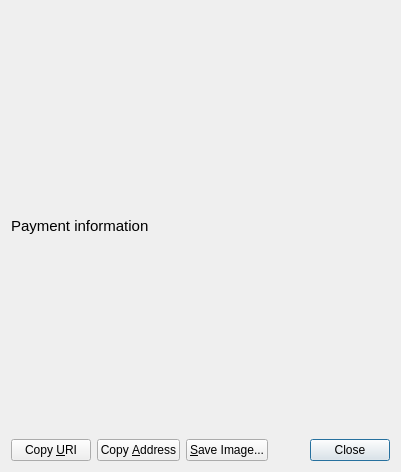
<?xml version="1.0" encoding="UTF-8"?>
<ui version="4.0">
 <class>ReceiveRequestDialog</class>
 <widget class="QDialog" name="ReceiveRequestDialog">
  <property name="geometry">
   <rect>
    <x>0</x>
    <y>0</y>
    <width>401</width>
    <height>472</height>
   </rect>
  </property>
  <layout class="QVBoxLayout" name="verticalLayout_3">
   <item>
    <widget class="QRImageWidget" name="lblQRCode">
     <property name="sizePolicy">
      <sizepolicy hsizetype="Expanding" vsizetype="Expanding">
       <horstretch>0</horstretch>
       <verstretch>0</verstretch>
      </sizepolicy>
     </property>
     <property name="minimumSize">
      <size>
       <width>0</width>
       <height>0</height>
      </size>
     </property>
     <property name="toolTip">
      <string>QR Code</string>
     </property>
     <property name="textFormat">
      <enum>Qt::PlainText</enum>
     </property>
     <property name="alignment">
      <set>Qt::AlignCenter</set>
     </property>
     <property name="wordWrap">
      <bool>true</bool>
     </property>
    </widget>
   </item>
   <item>
    <widget class="QLabel" name="lblPayInfoTitle">
     <property name="minimumSize">
      <size>
       <width>0</width>
       <height>0</height>
      </size>
     </property>
     <property name="font">
      <font>
       <pointsize>11</pointsize>
       <weight>50</weight>
       <bold>false</bold>
      </font>
     </property>
     <property name="text">
      <string>Payment information</string>
     </property>
    </widget>
   </item>
   <item>
    <widget class="QTextEdit" name="outUri">
     <property name="enabled">
      <bool>false</bool>
     </property>
     <property name="sizePolicy">
      <sizepolicy hsizetype="Preferred" vsizetype="Preferred">
       <horstretch>0</horstretch>
       <verstretch>0</verstretch>
      </sizepolicy>
     </property>
     <property name="minimumSize">
      <size>
       <width>0</width>
       <height>0</height>
      </size>
     </property>
     <property name="frameShape">
      <enum>QFrame::NoFrame</enum>
     </property>
     <property name="frameShadow">
      <enum>QFrame::Plain</enum>
     </property>
     <property name="tabChangesFocus">
      <bool>true</bool>
     </property>
     <property name="textInteractionFlags">
      <set>Qt::TextSelectableByKeyboard|Qt::TextSelectableByMouse</set>
     </property>
    </widget>
   </item>
   <item>
    <layout class="QHBoxLayout" name="horizontalLayout">
     <item>
      <widget class="QPushButton" name="btnCopyURI">
       <property name="minimumSize">
        <size>
         <width>0</width>
         <height>0</height>
        </size>
       </property>
       <property name="maximumSize">
        <size>
         <width>16777215</width>
         <height>16777215</height>
        </size>
       </property>
       <property name="text">
        <string>Copy &amp;URI</string>
       </property>
       <property name="autoDefault">
        <bool>false</bool>
       </property>
      </widget>
     </item>
     <item>
      <widget class="QPushButton" name="btnCopyAddress">
       <property name="minimumSize">
        <size>
         <width>0</width>
         <height>0</height>
        </size>
       </property>
       <property name="text">
        <string>Copy &amp;Address</string>
       </property>
       <property name="autoDefault">
        <bool>false</bool>
       </property>
      </widget>
     </item>
     <item>
      <widget class="QPushButton" name="btnSaveAs">
       <property name="text">
        <string>&amp;Save Image...</string>
       </property>
       <property name="autoDefault">
        <bool>false</bool>
       </property>
      </widget>
     </item>
     <item>
      <spacer name="horizontalSpacer_2">
       <property name="orientation">
        <enum>Qt::Horizontal</enum>
       </property>
       <property name="sizeHint" stdset="0">
        <size>
         <width>0</width>
         <height>20</height>
        </size>
       </property>
      </spacer>
     </item>
     <item>
      <widget class="QDialogButtonBox" name="buttonBox">
       <property name="standardButtons">
        <set>QDialogButtonBox::Close</set>
       </property>
      </widget>
     </item>
    </layout>
   </item>
  </layout>
 </widget>
 <customwidgets>
  <customwidget>
   <class>QRImageWidget</class>
   <extends>QLabel</extends>
   <header>receiverequestdialog.h</header>
  </customwidget>
 </customwidgets>
 <resources/>
 <connections>
  <connection>
   <sender>buttonBox</sender>
   <signal>rejected()</signal>
   <receiver>ReceiveRequestDialog</receiver>
   <slot>reject()</slot>
   <hints>
    <hint type="sourcelabel">
     <x>452</x>
     <y>573</y>
    </hint>
    <hint type="destinationlabel">
     <x>243</x>
     <y>298</y>
    </hint>
   </hints>
  </connection>
  <connection>
   <sender>buttonBox</sender>
   <signal>accepted()</signal>
   <receiver>ReceiveRequestDialog</receiver>
   <slot>accept()</slot>
   <hints>
    <hint type="sourcelabel">
     <x>452</x>
     <y>573</y>
    </hint>
    <hint type="destinationlabel">
     <x>243</x>
     <y>298</y>
    </hint>
   </hints>
  </connection>
 </connections>
</ui>
